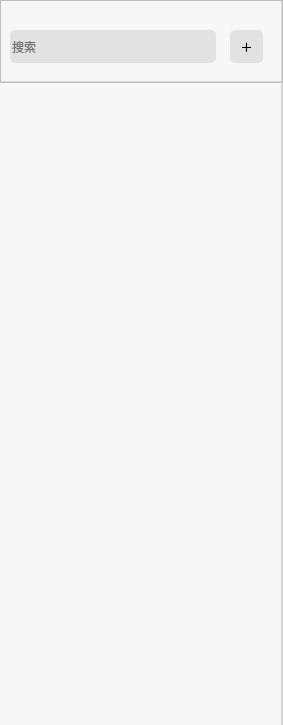
<?xml version="1.0" encoding="UTF-8"?>
<ui version="4.0">
 <class>ChatListDlg</class>
 <widget class="QWidget" name="ChatListDlg">
  <property name="geometry">
   <rect>
    <x>0</x>
    <y>0</y>
    <width>283</width>
    <height>725</height>
   </rect>
  </property>
  <property name="maximumSize">
   <size>
    <width>283</width>
    <height>16777215</height>
   </size>
  </property>
  <property name="windowTitle">
   <string>Form</string>
  </property>
  <layout class="QVBoxLayout" name="verticalLayout">
   <property name="spacing">
    <number>0</number>
   </property>
   <property name="leftMargin">
    <number>0</number>
   </property>
   <property name="topMargin">
    <number>0</number>
   </property>
   <property name="rightMargin">
    <number>0</number>
   </property>
   <property name="bottomMargin">
    <number>0</number>
   </property>
   <item>
    <widget class="QFrame" name="frame">
     <property name="minimumSize">
      <size>
       <width>283</width>
       <height>83</height>
      </size>
     </property>
     <property name="maximumSize">
      <size>
       <width>283</width>
       <height>83</height>
      </size>
     </property>
     <property name="styleSheet">
      <string notr="true">#frame{
	background-color: rgb(247, 247, 247);
	border-right:2px solid rgb(214, 214, 214);
	border-bottom:2px solid rgb(214, 214, 214);
}
#lineEdit_search{
	background-color: rgb(226, 226, 226);
	border:none;
	border-radius:5px;
}
#tbut_add{
	border:none;
	border-radius:5px;
	background-color: rgb(226, 226, 226);
}
#tbut_add:hover{
	border:none;
	border-radius:5px;
	background-color: rgb(209, 209, 209);
}</string>
     </property>
     <property name="frameShape">
      <enum>QFrame::StyledPanel</enum>
     </property>
     <property name="frameShadow">
      <enum>QFrame::Raised</enum>
     </property>
     <widget class="QLineEdit" name="lineEdit_search">
      <property name="geometry">
       <rect>
        <x>10</x>
        <y>30</y>
        <width>206</width>
        <height>33</height>
       </rect>
      </property>
      <property name="minimumSize">
       <size>
        <width>206</width>
        <height>33</height>
       </size>
      </property>
      <property name="maximumSize">
       <size>
        <width>206</width>
        <height>33</height>
       </size>
      </property>
      <property name="placeholderText">
       <string>搜索</string>
      </property>
     </widget>
     <widget class="QToolButton" name="tbut_add">
      <property name="geometry">
       <rect>
        <x>230</x>
        <y>30</y>
        <width>33</width>
        <height>33</height>
       </rect>
      </property>
      <property name="minimumSize">
       <size>
        <width>33</width>
        <height>33</height>
       </size>
      </property>
      <property name="maximumSize">
       <size>
        <width>33</width>
        <height>33</height>
       </size>
      </property>
      <property name="cursor">
       <cursorShape>PointingHandCursor</cursorShape>
      </property>
      <property name="text">
       <string>＋</string>
      </property>
     </widget>
    </widget>
   </item>
   <item>
    <widget class="QListWidget" name="listWidget">
     <property name="styleSheet">
      <string notr="true">#listWidget{
	border:none;
	border-right:2px solid rgb(214, 214, 214);
	background-color: rgb(247, 247, 247);
}
#listWidget::item{
	border:none;
}
#listWidget::item:hover{
	border:none;
	background-color: rgb(215, 215, 215);
}
#listWidget::item:selected{
	border:none;
	background-color: rgb(200, 200, 200);
}</string>
     </property>
    </widget>
   </item>
  </layout>
 </widget>
 <resources/>
 <connections/>
</ui>
